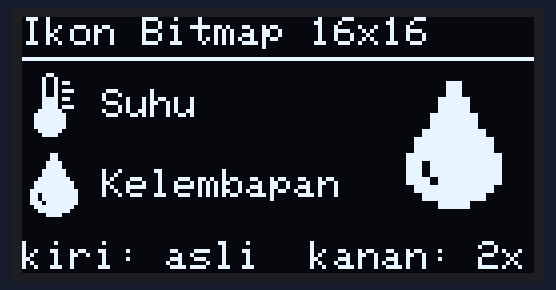
Bench run of a sketch on a simulated ESP32. On the bench: 128×64 one-colour display. What the sketch prints to the serial monitor is not drawn.

Above: at 1.1 s.

The sketch:

p3_ikon_bitmap.ino
```cpp
/*
 * BAB 35 - Program 3: Ikon Bitmap
 * Menampilkan ikon termometer dan tetes air (16x16 piksel) dengan
 * drawBitmap(), lalu menggambar ikon tetes air 2x lebih besar
 * dengan membaca bit demi bit.
 *
 * Rangkaian: tidak perlu kabel. OLED SSD1306 tersambung ke
 * IO21 (SDA) dan IO22 (SCL) lewat jumper cap di kit, alamat 0x3C.
 * Library: Adafruit SSD1306 + Adafruit GFX Library (by Adafruit)
 */

#include <Wire.h>
#include <Adafruit_GFX.h>
#include <Adafruit_SSD1306.h>

#define PIN_SDA      21
#define PIN_SCL      22
#define LEBAR_LAYAR  128
#define TINGGI_LAYAR 64
#define ALAMAT_OLED  0x3C

#define LEBAR_IKON  16
#define TINGGI_IKON 16

Adafruit_SSD1306 oled(LEBAR_LAYAR, TINGGI_LAYAR, &Wire, -1);

// Ikon 16x16: 2 byte per baris x 16 baris = 32 byte. Bit 1 = piksel menyala.
const unsigned char ikonTermometer[] PROGMEM = {
  0x03, 0x00, 0x04, 0x80, 0x04, 0xB0, 0x04, 0x80,
  0x04, 0xB8, 0x04, 0x80, 0x07, 0xB0, 0x07, 0x80,
  0x07, 0xB8, 0x0F, 0xC0, 0x1F, 0xE0, 0x1F, 0xE0,
  0x1F, 0xE0, 0x1F, 0xE0, 0x0F, 0xC0, 0x07, 0x80
};

const unsigned char ikonTetes[] PROGMEM = {
  0x01, 0x80, 0x01, 0x80, 0x03, 0xC0, 0x03, 0xC0,
  0x07, 0xE0, 0x07, 0xE0, 0x0F, 0xF0, 0x1F, 0xF8,
  0x1F, 0xF8, 0x3F, 0xFC, 0x37, 0xFC, 0x37, 0xFC,
  0x3B, 0xFC, 0x1F, 0xF8, 0x0F, 0xF0, 0x03, 0xC0
};

void berhenti(const char *pesan) {
  Serial.println(pesan);
  while (true) {
    delay(1000);
  }
}

// Menggambar bitmap dengan setiap piksel diperbesar menjadi kotak skala x skala.
// Cara membaca bitnya sama dengan drawBitmap() milik library GFX.
void gambarBitmapBesar(int x, int y, const unsigned char *data,
                       int lebar, int tinggi, int skala) {
  int bytePerBaris = (lebar + 7) / 8;  // dibulatkan ke atas
  for (int baris = 0; baris < tinggi; baris++) {
    for (int kolom = 0; kolom < lebar; kolom++) {
      uint8_t b = data[baris * bytePerBaris + kolom / 8];  // byte yang memuat piksel ini
      bool menyala = b & (0x80 >> (kolom % 8));            // bit paling kiri = 0x80
      if (menyala) {
        oled.fillRect(x + kolom * skala, y + baris * skala, skala, skala, SSD1306_WHITE);
      }
    }
  }
}

void setup() {
  Serial.begin(115200);
  delay(1000);
  Serial.println("BAB 35 - Program 3: Ikon Bitmap");

  Wire.begin(PIN_SDA, PIN_SCL);
  Wire.beginTransmission(ALAMAT_OLED);
  if (Wire.endTransmission() != 0) {
    berhenti("OLED tidak menjawab di 0x3C! Periksa jumper cap SCL/SDA OLED.");
  }
  if (!oled.begin(SSD1306_SWITCHCAPVCC, ALAMAT_OLED)) {
    berhenti("Gagal menyiapkan OLED: RAM tidak cukup untuk buffer.");
  }

  oled.clearDisplay();
  oled.setTextSize(1);
  oled.setTextColor(SSD1306_WHITE);
  oled.setCursor(0, 0);
  oled.print("Ikon Bitmap 16x16");
  oled.drawLine(0, 10, 127, 10, SSD1306_WHITE);

  // Ikon ukuran asli dengan drawBitmap()
  oled.drawBitmap(0, 14, ikonTermometer, LEBAR_IKON, TINGGI_IKON, SSD1306_WHITE);
  oled.setCursor(20, 18);
  oled.print("Suhu");

  oled.drawBitmap(0, 34, ikonTetes, LEBAR_IKON, TINGGI_IKON, SSD1306_WHITE);
  oled.setCursor(20, 38);
  oled.print("Kelembapan");

  // Ikon yang sama, diperbesar 2x (32x32 piksel) di kanan
  gambarBitmapBesar(92, 16, ikonTetes, LEBAR_IKON, TINGGI_IKON, 2);

  oled.setCursor(0, 56);
  oled.print("kiri: asli  kanan: 2x");
  oled.display();

  Serial.printf("Ukuran satu ikon: %u byte\n", (unsigned)sizeof(ikonTetes));
  Serial.println("Ikon ditampilkan.");
}

void loop() {
  // Kosong: gambar statis cukup dikirim sekali.
}
```
